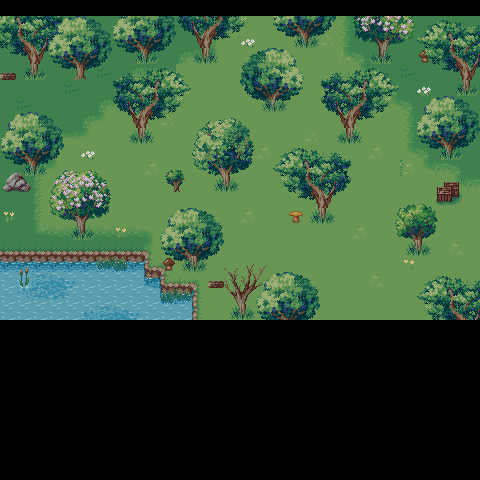

The image is a tile-based game level rendered from a .tmx file. Its description and source (layers, tilesets, objects; grid data summarised) follow:
An orthogonal 30x30 tile map with 16x16 px tiles, 7 tile layers (Tile Layer 3, Tile Layer 2, Tile Layer 4, Tile Layer 1, ...), 2 tilesets.

<map version="1.10" tiledversion="1.11.2" orientation="orthogonal" renderorder="right-down" width="30" height="30" tilewidth="16" tileheight="16" infinite="0" nextlayerid="17" nextobjectid="1">
 <editorsettings>
  <export target="../../../../Downloads/map2..tmx" format="tmx" />
 </editorsettings>
 <tileset firstgid="1" name="free_sample_tileset" tilewidth="16" tileheight="16" tilecount="2100" columns="70">
  <image source="../tiles/free_sample_tileset.png" width="1120" height="480" />
 </tileset>
 <tileset firstgid="2101" name="free_sample_crops" tilewidth="16" tileheight="16" tilecount="63" columns="7">
  <image source="../tiles/free_sample_crops.png" width="112" height="144" />
 </tileset>
 <layer id="3" name="Tile Layer 3" width="30" height="30">
  <data>[900 cells, 570 non-empty, 6 distinct tile ids]</data>
 </layer>
 <layer id="2" name="Tile Layer 2" width="30" height="30">
  <data>[900 cells, 570 non-empty, 12 distinct tile ids]</data>
 </layer>
 <layer id="4" name="Tile Layer 4" width="30" height="30">
  <data>[900 cells, 570 non-empty, 16 distinct tile ids]</data>
 </layer>
 <layer id="1" name="Tile Layer 1" width="30" height="30">
  <data>[900 cells, 168 non-empty, 23 distinct tile ids]</data>
 </layer>
 <layer id="16" name="Tile Layer 7" width="30" height="30">
  <data>[900 cells, 40 non-empty, 26 distinct tile ids]</data>
 </layer>
 <layer id="14" name="Tile Layer 5" width="30" height="30">
  <data>[900 cells, 286 non-empty, 113 distinct tile ids]</data>
 </layer>
 <layer id="15" name="Tile Layer 6" width="30" height="30">
  <data>[900 cells, 71 non-empty, 43 distinct tile ids]</data>
 </layer>
</map>
